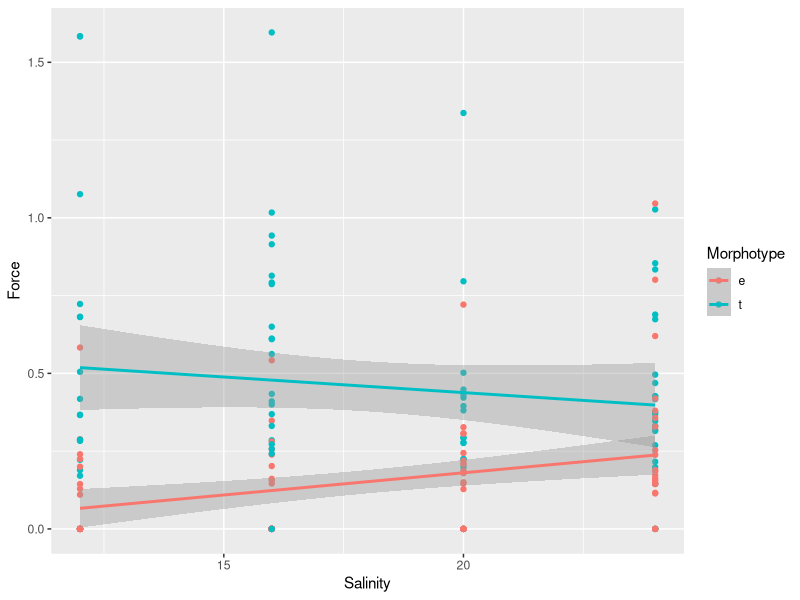
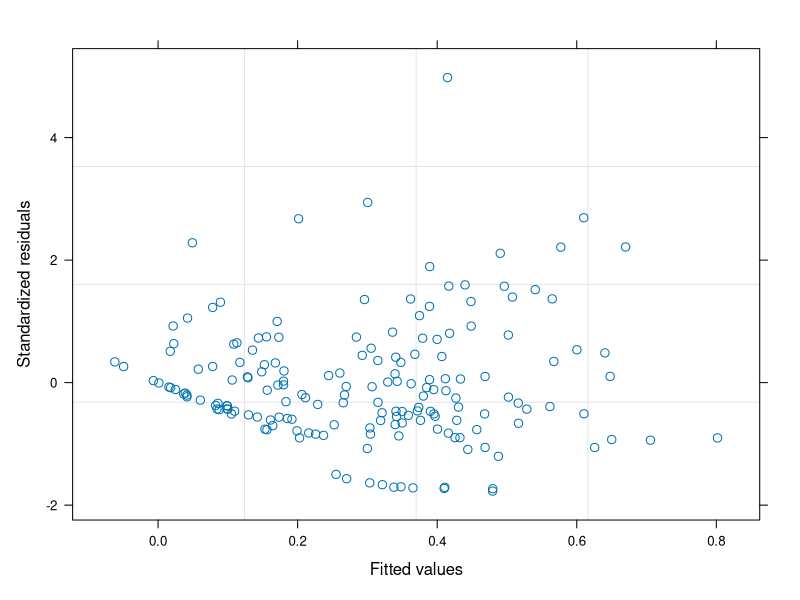

The R script that drew these images, in order: (Note: this script raises an error after producing the figures.)
library(ggplot2)
library(dplyr)
library(readxl)
library(nlme)
library(reshape2)


myt <- read_excel("Data/Mytred_Byss_Salinity_2021.xlsx", na = "NA", col_names = T)
str(myt)

nrow(myt)




myt2 <- myt %>% filter(!is.na(Force)) 
nrow(myt2)




myt2 %>%  
ggplot(., aes(x = Salinity, y = Force, color = Morphotype)) + geom_point()  + geom_smooth(method = "lm")

Mod <- gls(Force  ~ Salinity *Morphotype  + Wtotal, data = myt2)


Mod2 <- gls(Force  ~ Salinity *Morphotype  + Wtotal, data = myt2, weights = varExp(form = ~Wtotal))

AIC(Mod, Mod2)

plot(Mod2)

library(car)
qqPlot(Mod)

# plot(Mod, which = 1)

summary(Mod2)

Mod3 <- gls(Force  ~ Salinity * Morphotype  + Wtotal, data = myt2, weights = varExp(form = ~Wtotal|Morphotype))

AIC(Mod, Mod2, Mod3)

# Изменяем фиксированную часть модели

Mod3_ML <- update(Mod3, method = "ML") 
drop1(Mod3_ML, test = "Chi")  

#Не будем ничего выкидывать  
  
  

summary(Mod3)

plot(Mod4, which = 1)


MyData <- expand.grid(Salinity = seq(min(myt2$Salinity), max(myt2$Salinity),  0.1), Morphotype = c("e", "t"), Wtotal = mean(myt2$Wtotal))


MyData$Fit <- predict(Mod4, newdata = MyData)


X <- model.matrix(~   Salinity * Morphotype  + Wtotal, data = MyData)
b <- coef(Mod3)

MyData$fit_eta <- X %*% b 
MyData$se_eta <- sqrt(diag(X %*% vcov(Mod3) %*% t(X)))

MyData$fit <- (MyData$fit_eta)
MyData$lwr <- MyData$fit_eta - 1.96 * MyData$se_eta
MyData$upr <- MyData$fit_eta + 1.96 * MyData$se_eta

ggplot(MyData, aes(x = Salinity, y = fit)) + 
  geom_line(aes(color = Morphotype), size = 1) + 
  geom_ribbon(aes(ymin = lwr, ymax = upr, group = Morphotype), alpha = 0.2) +
  geom_point(data = myt2, aes(x = Salinity, y = Force, fill = Morphotype, size = Wtotal), position = position_jitter(width = 0.2), shape = 21, color = "black") +
  scale_color_manual(values = c("blue", "red")) +
  scale_fill_manual(values = c("blue", "red"))

# Another visualiation

ggplot(myt2, aes(x = factor(Salinity), y = Force, fill = Morphotype)) + 
  geom_boxplot()+
  scale_fill_manual(values = c("blue", "red"))




# Важно! Сила прикрепления биссуса в условиях опреснения снижается у Me, но у Mt она не зависит от солености.


# проверка валидности
Mod3_dummy <- gls(Force  ~ Salinity + Morphotype  + Wtotal, data = myt2)
vif(Mod3_dummy)


plot(Mod3)
